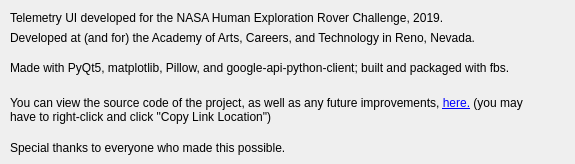
<?xml version="1.0" encoding="UTF-8"?>
<ui version="4.0">
 <class>Dialog2</class>
 <widget class="QDialog" name="Dialog2">
  <property name="geometry">
   <rect>
    <x>0</x>
    <y>0</y>
    <width>575</width>
    <height>164</height>
   </rect>
  </property>
  <property name="windowTitle">
   <string>About</string>
  </property>
  <widget class="QLabel" name="label">
   <property name="geometry">
    <rect>
     <x>10</x>
     <y>10</y>
     <width>501</width>
     <height>16</height>
    </rect>
   </property>
   <property name="text">
    <string>Telemetry UI developed for the NASA Human Exploration Rover Challenge, 2019.</string>
   </property>
  </widget>
  <widget class="QLabel" name="label_2">
   <property name="geometry">
    <rect>
     <x>10</x>
     <y>60</y>
     <width>541</width>
     <height>16</height>
    </rect>
   </property>
   <property name="text">
    <string>Made with PyQt5, matplotlib, Pillow, and google-api-python-client; built and packaged with fbs.</string>
   </property>
  </widget>
  <widget class="QLabel" name="label_3">
   <property name="geometry">
    <rect>
     <x>10</x>
     <y>30</y>
     <width>541</width>
     <height>16</height>
    </rect>
   </property>
   <property name="text">
    <string>Developed at (and for) the Academy of Arts, Careers, and Technology in Reno, Nevada.</string>
   </property>
  </widget>
  <widget class="QLabel" name="label_4">
   <property name="geometry">
    <rect>
     <x>10</x>
     <y>90</y>
     <width>541</width>
     <height>41</height>
    </rect>
   </property>
   <property name="text">
    <string>&lt;html&gt;&lt;head/&gt;&lt;body&gt;&lt;p&gt;You can view the source code of the project, as well as any future improvements, &lt;a href=&quot;https://github.com/lgactna/aact-telemetry&quot;&gt;&lt;span style=&quot; text-decoration: underline; color:#0000ff;&quot;&gt;here.&lt;/span&gt;&lt;/a&gt; (you may have to right-click and click &amp;quot;Copy Link Location&amp;quot;)&lt;/p&gt;&lt;/body&gt;&lt;/html&gt;</string>
   </property>
   <property name="textFormat">
    <enum>Qt::RichText</enum>
   </property>
   <property name="wordWrap">
    <bool>true</bool>
   </property>
  </widget>
  <widget class="QLabel" name="label_6">
   <property name="geometry">
    <rect>
     <x>10</x>
     <y>140</y>
     <width>541</width>
     <height>16</height>
    </rect>
   </property>
   <property name="text">
    <string>Special thanks to everyone who made this possible.</string>
   </property>
  </widget>
 </widget>
 <resources/>
 <connections/>
</ui>
